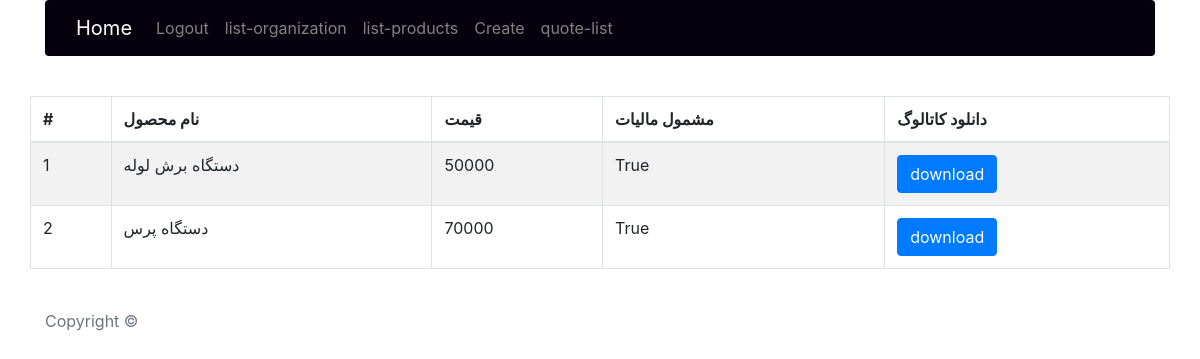
Before: / (signed in) with the older database file.
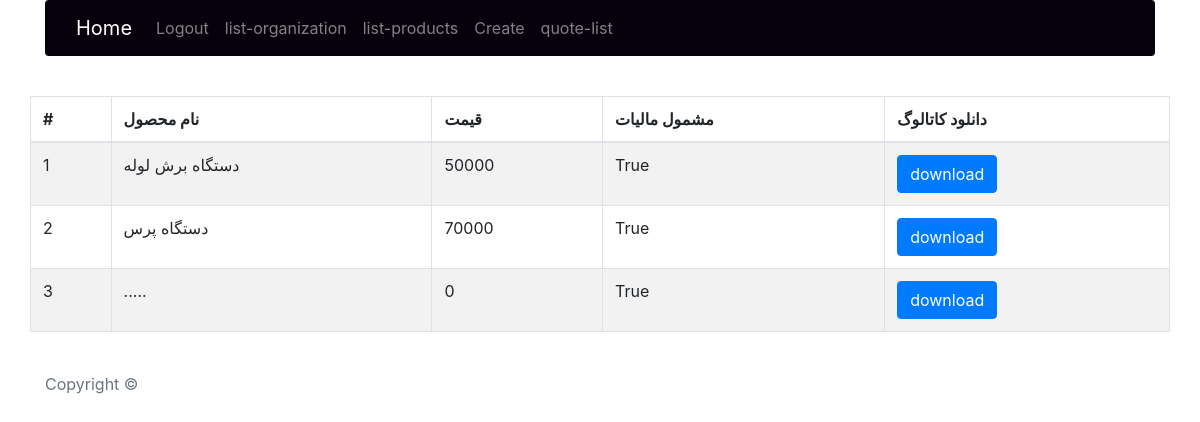
After: the same page with the newer database file.
### products/models.py (models this page shows, shortened)
class Product(models.Model):
    name = models.CharField(max_length=200,verbose_name='نام محصول',db_index=True)
    price = models.PositiveIntegerField(default=0, db_index=True)
    is_Includesـtaxes = models.BooleanField(default=False,verbose_name='ایا مشمول مالیات است؟')
    image = models.ImageField(verbose_name='عکس محصول')
    pdf = models.FileField(upload_to='pdf', verbose_name='کاتالوگ', blank=True, null=True)
    description = models.TextField(verbose_name='توضحیات محصول',help_text='متن نمایشی برای توصیف محصول')
    class Meta:
        permissions = []
        verbose_name = 'محصول شرکت '
        verbose_name_plural = 'محصولات شزکت'

### products/views.py (the view)
# urls.py: path('', views.ListProduct.as_view(), name='list'),
class ListProduct(LoginRequiredMixin,ListView):
    queryset = models.Product.objects.all()

### products/templates/products/product_list.html
{% extends 'organization/base.html' %}
{% load static %}
{% block content %}
        <table class="table table-bordered table-striped">
            <thead>
                <tr>
                    <th>#</th>
                    <th>نام محصول</th>
                    <th>قیمت</th>
                    <th>مشمول مالیات</th>
                    <th>دانلود کاتالوگ</th>
                </tr>
            </thead>
            <tbody>
                {% for i in object_list %}
                <tr>
                    <td>{{ forloop.counter }}</td>
                    <td>{{ i.name }}</td>
                    <td>{{ i.price }}</td>
                    <td>{{ i.is_Includesـtaxes }}</td>
                    <td>
                        <a href="" class="btn btn-primary">download</a>
                    </td>
                </tr>
                {% endfor %}
            </tbody>
        </table>
{% endblock %}

Changed rows visible on the page:
added Product: name ".....", price "0", is_Includesـtaxes "True"
